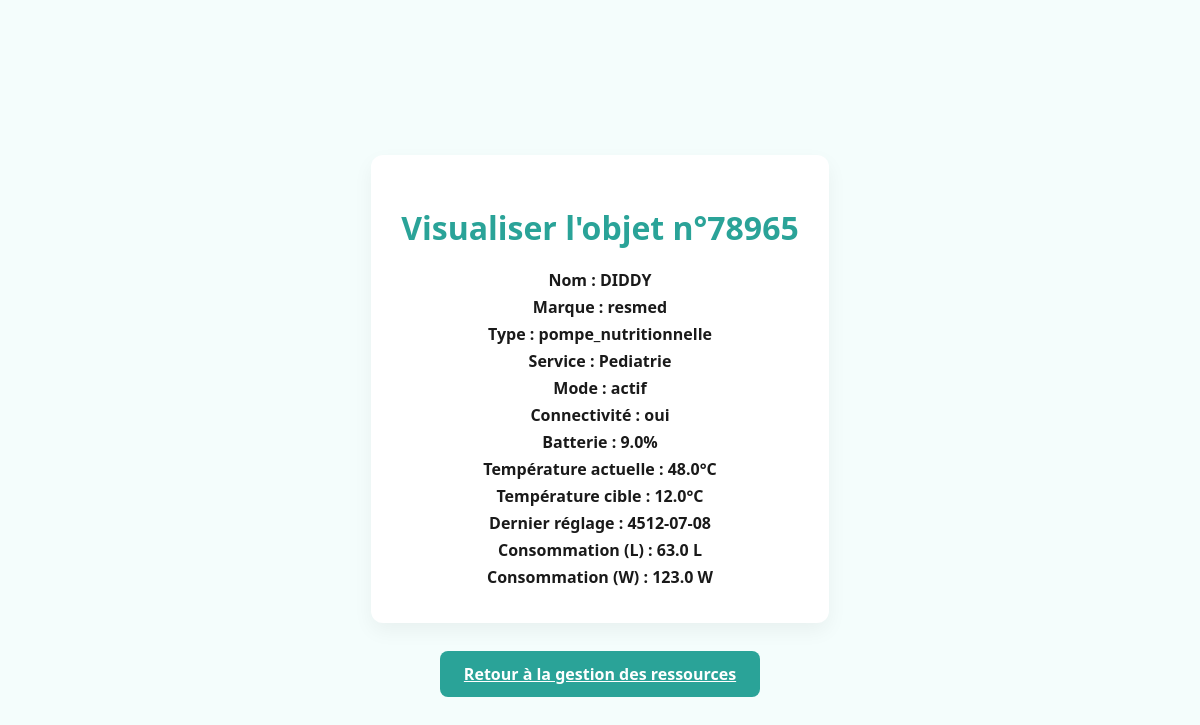
The app's page /visualiser_objet/78965 (signed in) with its own data.
### tables this page shows
CREATE TABLE Objet (
    ID INT PRIMARY KEY,
    TempActuelle REAL,
    tempcible REAL,
    mode VARCHAR(30),
    connectivite VARCHAR(30),
    batterie REAL,
    service VARCHAR(30),
    marque VARCHAR(50),
    nom VARCHAR(255),
    type VARCHAR(30),
    dernierReglage DATE,
    ConsommationL REAL,
    ConsommationW REAL
);

### app.py (the view)
@app.route('/visualiser_objet/<id>', methods=['GET','POST'])
def visualiser_objet(id):
    if 'username' not in session:
        return redirect(url_for('connexion'))
    pseudonyme = session['username']
    user_type = get_user_type(pseudonyme)
    conn = sql.connect("donnees.db")
    cur = conn.cursor()
    cur.execute("SELECT * FROM Objet WHERE ID = ?", (id,))
    objet = cur.fetchone()
    if not objet:
        conn.close()
        flash("Objet non trouvé.")
        return redirect(url_for('gestion_ressources'))
    if request.method == 'POST':
        data = request.form
        champs_requis = ['TempActuelle', 'tempcible', 'mode', 'connectivite', 'batterie',
                        'service', 'marque', 'nom', 'type', 'dernierReglage']
        champs_vides = [champ for champ in champs_requis if not data.get(champ)]
        if champs_vides:
            flash(f"Les champs suivants sont obligatoires : {', '.join(champs_vides)}")
            conn.close()
            return render_template('modifier_objet.html', objet=data)
        try:
            cur.execute("""
                UPDATE Objet
                SET TempActuelle=?, tempcible=?, mode=?, connectivite=?, batterie=?,
                    service=?, marque=?, nom=?, type=?, dernierReglage=?,
                    ConsommationL=?, ConsommationW=?
                WHERE ID=?
            """, (
                data['TempActuelle'], data['tempcible'], data['mode'], data['connectivite'],
                data['batterie'], data['service'], data['marque'], data['nom'], data['type'],
                data['dernierReglage'], data.get('ConsommationL', 0), data.get('ConsommationW', 0), id
            ))
            conn.commit()
            update_user_points(pseudonyme, 0.25, 0)
            increment_user_actions(pseudonyme)
            flash("Objet modifié avec succès.")
            return redirect(url_for('gestion_ressources'))
        except Exception as e:
            conn.rollback()
            flash(f"Erreur lors de la modification : {e}")
        finally:
            conn.close()
    else:
        conn.close()
        return render_template('visualiser_objet.html', objet=objet)

### app.py (called while the page is built)
@app.context_processor
def inject_user_type():
    def get_user_type_safe(pseudo):
        result = get_user_type(pseudo)
        return int(result[0]) if result else 0
    return dict(get_user_type=get_user_type_safe)

### models.py (called while the page is built)
def get_user_type(pseudonyme):
    con = sql.connect("donnees.db")
    cur = con.cursor()
    cur.execute("SELECT type FROM Informations WHERE pseudonyme = ? OR email = ?", (pseudonyme, pseudonyme))
    result = cur.fetchone()
    con.close()
    return result

### templates/visualiser_objet.html (shortened to what this page needs)
<!DOCTYPE html>
<html lang="fr" data-theme="light">
<head>
    <link rel="stylesheet" href="{{ url_for('static', filename='dist/css/styles.css') }}">
</head>
<body>
    <div class="container">
        <h1>Visualiser l'objet n°{{ objet[0] }}</h1>
            <label>Nom : {{ objet[8] }}</label>
            <label>Marque : {{ objet[7] }}</label>
            <label>Type : {{ objet[9] }}</label>
            <label>Service : {{ objet[6] }}</label>
            <label>Mode : {{ objet[3] }}</label>
            <label>Connectivité : {{ objet[4] }}</label>
            <label>Batterie : {{ objet[5] }}%</label>
            <label>Température actuelle : {{ objet[1] }}°C</label>
            <label>Température cible : {{ objet[2] }}°C</label>
            <label>Dernier réglage : {{ objet[10] }}</label>
            <label>Consommation (L) : {{ objet[11] }} L</label>
            <label>Consommation (W) : {{ objet[12] }} W</label>
    </div>
    <div>
        <a href="{{ url_for('gestion_ressources') }}" class="btn btn-danger mt-3">Retour à la gestion des ressources</a>
    </div>
</body>
</html>

### records on screen
Objet: ID "78965", nom "DIDDY", marque "resmed", type "pompe_nutritionnelle", service "Pediatrie", mode "actif", connectivite "oui", batterie "9.0", TempActuelle "48.0", tempcible "12.0", dernierReglage "4512-07-08", ConsommationL "63.0", ConsommationW "123.0"
